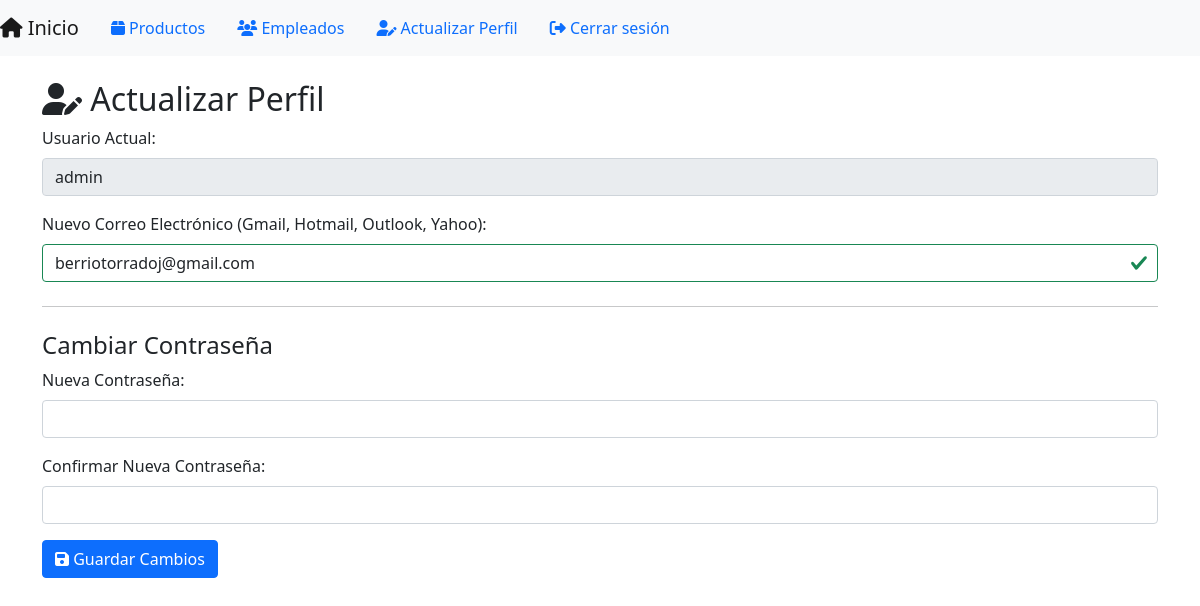
Page /update_profile (signed in) on the earlier database version.
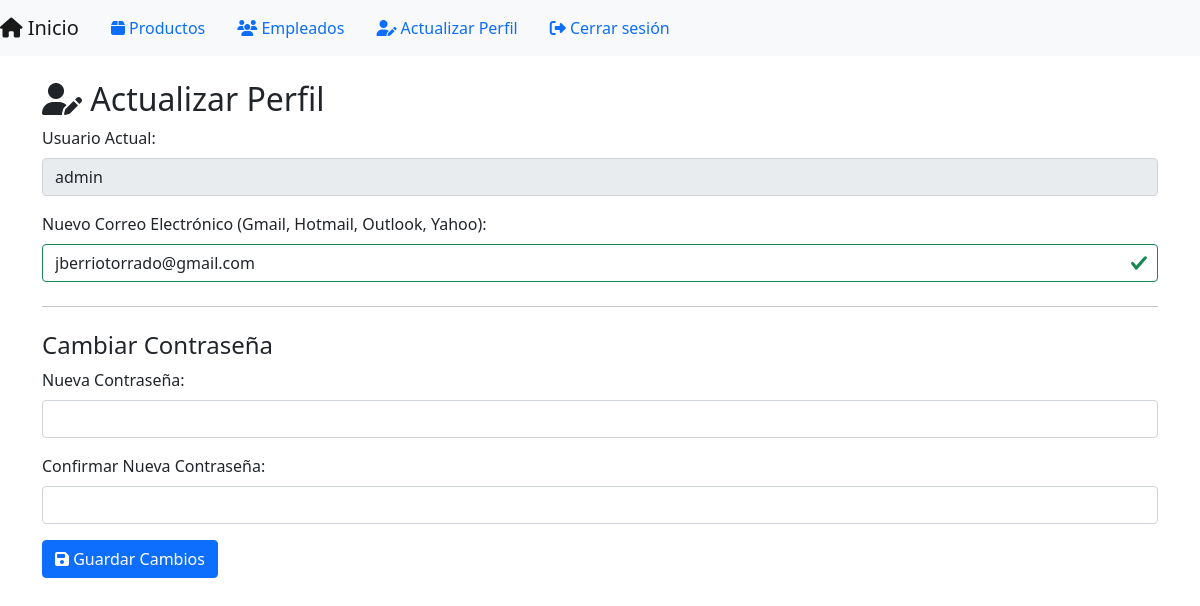
Same page on the later database version.
### models.py (models this page shows, shortened)
class Usuario(db.Model, UserMixin):
    __tablename__ = 'usuarios'
    usuario_ID = db.Column(db.Integer, primary_key=True, autoincrement=True)
    rol_FK = db.Column(db.Integer, db.ForeignKey('rol.rol_ID', ondelete='CASCADE'), nullable=True)
    usuario = db.Column(db.String(80), unique=True, nullable=False)
    contraseña = db.Column(db.String(255), nullable=False)
    email = db.Column(db.String(150), unique=True,  nullable=True)
    estado = db.Column(db.Enum('activo', 'inactivo'), default='activo')
    facturas = db.relationship('Factura', backref='usuario', cascade='all, delete')

### app.py (the view, shortened to what this page needs)
@app.route('/update_profile', methods=['GET', 'POST'])
@login_required
def update_profile():
    rol_usuario = Rol.query.get(current_user.rol_FK)
    if not rol_usuario or rol_usuario.rol_usuario != "administrador":
        flash('Acceso no autorizado', 'danger')
        return redirect(url_for('adminMain'))
    usuario_actual = current_user
    contraseña_actualizada_exitosamente = False
    email_actualizado_exitosamente = False
    return render_template('update_profile.html', usuario=usuario_actual)

### app.py (called while the page is built)
@login_manager.user_loader
def load_user(user_id):
    return db.session.get(Usuario, int(user_id))

### templates/update_profile.html (shortened to what this page needs)
<!DOCTYPE html>
<html lang="es">
<head>
    <link href="https://cdn.jsdelivr.net/npm/bootstrap@5.1.3/dist/css/bootstrap.min.css" rel="stylesheet">
    <link rel="stylesheet" href="https://cdnjs.cloudflare.com/ajax/libs/font-awesome/6.5.2/css/all.min.css">
</head>
<body>
    <nav class="navbar navbar-expand-lg navbar-light bg-light">
        <a class="navbar-brand" href="{{ url_for('adminMain') }}"><i class="fas fa-home"></i> Inicio</a>
        <a class="nav-link" href="{{ url_for('productosDB') }}"><i class="fas fa-box"></i> Productos</a>
        <a class="nav-link" href="{{ url_for('empleadosDB') }}"><i class="fas fa-users"></i> Empleados</a>
        <a class="nav-link active" href="{{ url_for('update_profile') }}"><i class="fas fa-user-edit"></i> Actualizar Perfil</a>
        <a class="nav-link" href="{{ url_for('logout') }}"><i class="fas fa-sign-out-alt"></i> Cerrar sesión</a>
    </nav>
    <div class="container mt-4">
        <h2><i class="fas fa-user-edit"></i> Actualizar Perfil</h2>
        <form method="POST" id="formUpdateProfile">
            <div class="mb-3">
                <label for="current_username" class="form-label">Usuario Actual:</label>
                <input type="text" id="current_username" class="form-control" value="{{ usuario.usuario }}" readonly>
            </div>
            <div class="mb-3">
                <label for="nuevo_email" class="form-label">Nuevo Correo Electrónico (Gmail, Hotmail, Outlook, Yahoo):</label>
                <input type="email" id="nuevo_email" name="nuevo_email" class="form-control" value="{{ usuario.email }}">
            </div>
            <hr class="my-4">
            <h4>Cambiar Contraseña</h4>
            <div class="mb-3">
                <label for="nueva_contraseña" class="form-label">Nueva Contraseña:</label>
                <input type="password" id="nueva_contraseña" name="nueva_contraseña" class="form-control">
            </div>
            <div class="mb-3">
                <label for="confirmar_contraseña" class="form-label">Confirmar Nueva Contraseña:</label>
                <input type="password" id="confirmar_contraseña" name="confirmar_contraseña" class="form-control">
            </div>
            <button type="submit" class="btn btn-primary" id="btnUpdateProfile"><i class="fas fa-save"></i> Guardar Cambios</button>
        </form>
    </div>
</body>
</html>

Differences in the rows shown:
changed Usuario "admin": nuevo_email "berriotorradoj@gmail.com" → "jberriotorrado@gmail.com"
